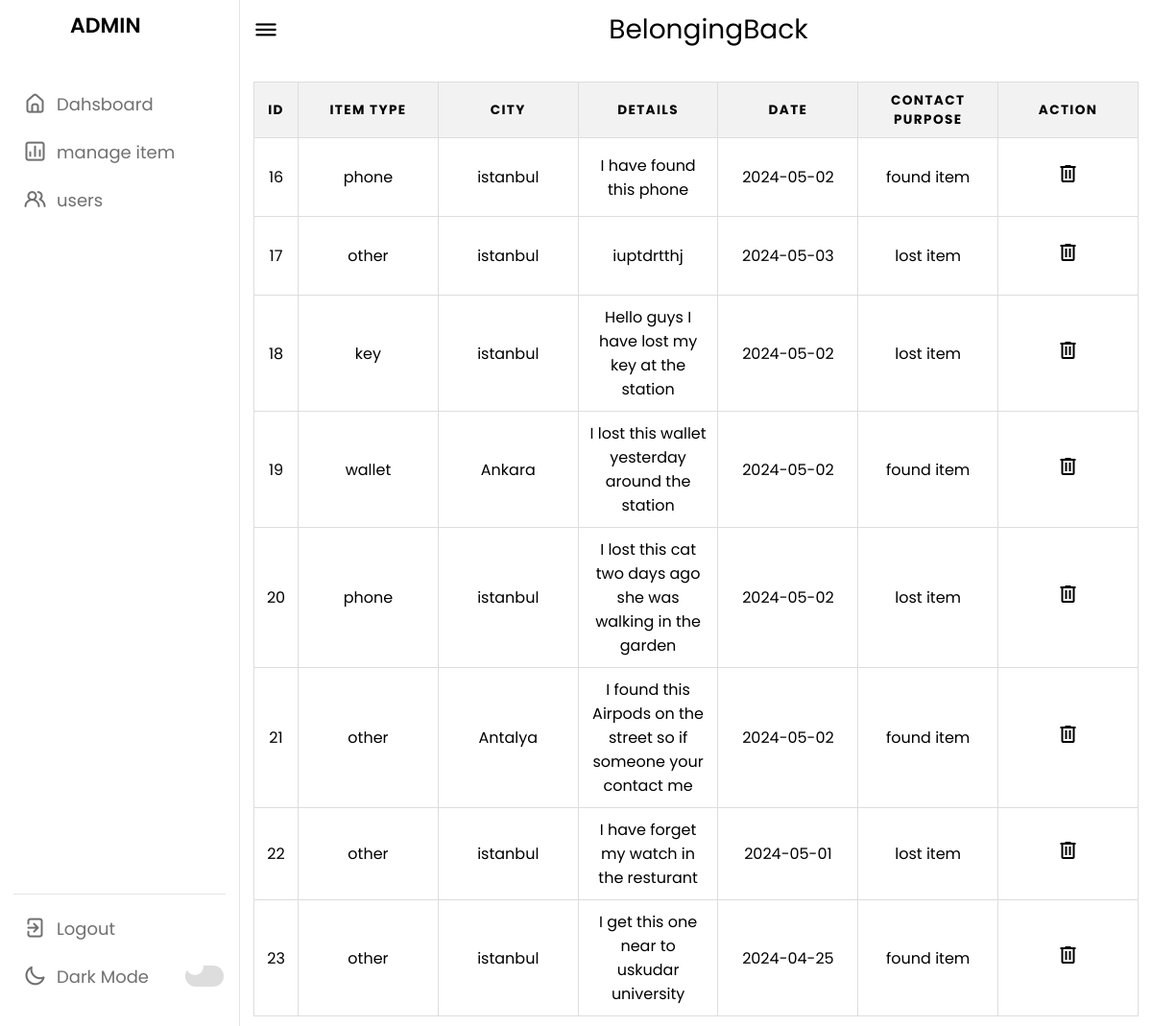
Page /admin/manageItem.php on the committed database.
### tables this page shows
CREATE TABLE `lost_found_items` (
  `id` int(11) NOT NULL,
  `userID` int(11) DEFAULT NULL,
  `itemType` varchar(255) DEFAULT NULL,
  `contactPurpose` enum('lost','found') DEFAULT NULL,
  `date` date DEFAULT NULL,
  `location` varchar(255) DEFAULT NULL,
  `city` varchar(255) DEFAULT NULL,
  `state` varchar(255) DEFAULT NULL,
  `details` text DEFAULT NULL,
  `image` varchar(255) DEFAULT NULL
);

### admin/manageItem.php (the view, shortened to what this page needs)
<!DOCTYPE html>
<html lang="en">
<head>
    <link rel="stylesheet" href="https://cdnjs.cloudflare.com/ajax/libs/font-awesome/4.7.0/css/font-awesome.min.css">
    <link rel="stylesheet" href="https://cdnjs.cloudflare.com/ajax/libs/font-awesome/4.7.0/css/font-awesome.min.css">
    <link rel="stylesheet" href="admin.css">
    <link rel="stylesheet" href="https://unicons.iconscout.com/release/v4.0.0/css/line.css">
</head>
<body>
    <nav>
        <div class="logo-name">
            <span class="logo_name">ADMIN</span>
        </div>
        <div class="menu-items">
            <ul class="nav-links">
                <li><a href="admin.php">
                    <i class="uil uil-estate"></i>
                    <span class="link-name">Dahsboard</span>
                </a></li>
                <li><a href="manageItem.php">
                    <i class="uil uil-chart"></i>
                    <span class="link-name">manage item</span>
                </a></li>
                <li><a href="users.php">
                <i class=" uil-users-alt"></i>
                    <span class="link-name">users</span>
                </a></li>
            </ul>
            <ul class="logout-mode">
                <li><a href="../logout.php">
                    <i class="uil uil-signout"></i>
                    <span class="link-name">Logout</span>
                </a></li>
                <li class="mode">
                    <a href="#">
                        <i class="uil uil-moon"></i>
                    <span class="link-name">Dark Mode</span>
                </a>
                <div class="mode-toggle">
                  <span class="switch"></span>
                </div>
            </li>
            </ul>
        </div>
    </nav>
    <section class="dashboard">
        <div class="top">
            <i class="uil uil-bars sidebar-toggle"></i>
            <p  class ="logo" >BelongingBack<b style="color: #06C167; "></b></p>
        </div>
        <br>
        <br>
        <br>
            <div class="activity">
            <?php
include('../Db_connection.php');
$sql = "SELECT image, id, city, itemType, date, details, contactPurpose FROM lost_found_items";
$result = $conn->query($sql);
if ($result->num_rows > 0) {
    echo "<table>
            <thead>
                <tr>
                    <th>ID</th>
                    <th>Item Type</th>
                    <th>City</th>
                    <th>Details</th>
                    <th>Date</th>
                    <th>Contact Purpose</th>
                    <th>Action</th>
                </tr>
            </thead>
            <tbody>";
    while($row = $result->fetch_assoc()) {
        echo "<tr>";
        echo "<td>" . $row["id"] . "</td>";
        echo "<td>" . $row["itemType"] . "</td>";
        echo "<td>" . $row["city"] . "</td>";
        echo "<td>" . $row["details"] . "</td>";
        echo "<td>" . $row["date"] . "</td>";
        echo "<td>" . $row["contactPurpose"] . " item</td>";
        echo "<td><button class='remove-btn' onclick='removeItem(" . $row["id"] . ")'><span  class='material-symbols-outlined'>
        delete
        </span></button></td>";
        echo "</tr>";
    }
    echo "</tbody></table>";
} else {
    echo "0 results";
}
?>
            </div>
    </section>
</body>
</html>

### admin/admin.css (style rules this page uses)
* { margin: 0; padding: 0; box-sizing: border-box; font-family: 'Poppins', sans-serif; }
:root { --primary-color: #0E4BF1; --panel-color: #FFF; --text-color: #000; --black-light-color: #707070; --border-color: #e6e5e5; --toggle-color: #DDD; --box1-color: #4DA3FF; --box2-color: #FFE6AC; --box3-color: #E7D1FC; --title-icon-color: #fff; --tran-05: all 0.5s ease; --tran-03: all 0.3s ease; --tran-03: all 0.2s ease; }
body { min-height: 100vh; background-color: var(--primary-color); }
nav { position: fixed; top: 0; left: 0; height: 100%; width: 250px; padding: 10px 14px; background-color: var(--panel-color); border-right: 1px solid var(--border-color); transition: var(--tran-05); }
nav .logo-name { display: flex; align-items: center; }
nav .logo-name .logo_name { font-size: 22px; font-weight: 600; color: var(--text-color); margin-left: 14px; transition: var(--tran-05); }
nav .menu-items { margin-top: 40px; height: calc(100% - 90px); display: flex; flex-direction: column; justify-content: space-between; }
.menu-items li { list-style: none; }
.menu-items li a { display: flex; align-items: center; height: 50px; text-decoration: none; position: relative; }
.menu-items li a i { font-size: 24px; min-width: 45px; height: 100%; display: flex; align-items: center; justify-content: center; color: var(--black-light-color); }
.menu-items li a .link-name { font-size: 18px; font-weight: 400; color: var(--black-light-color); transition: var(--tran-05); }
.menu-items .logout-mode { padding-top: 10px; border-top: 1px solid var(--border-color); }
.menu-items .mode { display: flex; align-items: center; white-space: nowrap; }
.menu-items .mode-toggle { position: absolute; right: 14px; height: 50px; min-width: 45px; display: flex; align-items: center; justify-content: center; cursor: pointer; }
.mode-toggle .switch { position: relative; display: inline-block; height: 22px; width: 40px; border-radius: 25px; background-color: var(--toggle-color); }
.switch:before { content: ""; position: absolute; left: 5px; top: 50%; transform: translateY(-50%); height: 15px; width: 15px; background-color: var(--panel-color); border-radius: 50%; transition: var(--tran-03); }
.dashboard { position: relative; left: 250px; background-color: var(--panel-color); min-height: 100vh; width: calc(100% - 250px); padding: 10px 14px; transition: var(--tran-05); }
.dashboard .top { position: fixed; top: 0; left: 250px; display: flex; width: calc(100% - 250px); justify-content: space-between; align-items: center; padding: 10px 14px; background-color: var(--panel-color); transition: var(--tran-05); z-index: 10; }
.dashboard .top .sidebar-toggle { font-size: 26px; color: var(--text-color); cursor: pointer; }
.logo { font-size: 28px; text-align: center; color:var(--text-color) ; }
table { border: 1px solid #ccc; border-collapse: collapse; margin: 0; padding: 0; width: 100%; table-layout: fixed; }
table tr { background-color: var(--panel-color); border: 1px solid #ddd; padding: .35em; color: var(--text-color); }
table th, table td { padding: .625em; text-align: center; }
table th { font-size: .85em; letter-spacing: .1em; text-transform: uppercase; }
button, input { font-size: 18px; background:#1a5e8b; padding: 5px; text-decoration: none; font-weight: 500; margin:10px auto 10px auto; color: #fff; letter-spacing: 2px; transition: 0.2s; border: #06C167; }
body { background-color: white; color: black; transition: background-color 0.3s, color 0.3s; }
.mode { display: flex; align-items: center; }
.mode a { text-decoration: none; color: inherit; }
.mode-toggle { margin-left: 10px; }
.switch { display: inline-block; width: 40px; height: 20px; background-color: #ccc; border-radius: 10px; position: relative; cursor: pointer; transition: background-color 0.3s; }
.switch::before { content: ''; position: absolute; width: 18px; height: 18px; background-color: white; border-radius: 50%; top: 1px; left: 1px; transition: transform 0.3s; }
:root { --primary-color: #0E4BF1; --panel-color: #FFF; --text-color: #000; --black-light-color: #707070; --border-color: #e6e5e5; --toggle-color: #DDD; --box1-color: #4DA3FF; --box2-color: #FFE6AC; --box3-color: #E7D1FC; --title-icon-color: #fff; --tran-05: all 0.5s ease; --tran-03: all 0.3s ease; --tran-02: all 0.2s ease; }
body { min-height: 100vh; background-color: var(--primary-color); transition: background-color 0.3s, color 0.3s; }

### rows in the picture
lost_found_items: id "16", itemType "phone", city "istanbul", details "I have found this phone", date "2024-05-02", contactPurpose "found"
lost_found_items: id "17", itemType "other", city "istanbul", details "iuptdrtthj", date "2024-05-03", contactPurpose "lost"
lost_found_items: id "18", itemType "key", city "istanbul", details "Hello guys I have lost my key at the station", date "2024-05-02", contactPurpose "lost"
lost_found_items: id "19", itemType "wallet", city "Ankara", details "I lost this wallet yesterday around the station", date "2024-05-02", contactPurpose "found"
lost_found_items: id "20", itemType "phone", city "istanbul", details "I lost this cat two days ago she was walking in the garden", date "2024-05-02", contactPurpose "lost"
lost_found_items: id "21", itemType "other", city "Antalya", details "I found this Airpods on the street so if someone your contact me", date "2024-05-02", contactPurpose "found"
lost_found_items: id "22", itemType "other", city "istanbul", details "I have forget my watch in the resturant", date "2024-05-01", contactPurpose "lost"
lost_found_items: id "23", itemType "other", city "istanbul", details "I get this one near to uskudar university", date "2024-04-25", contactPurpose "found"
